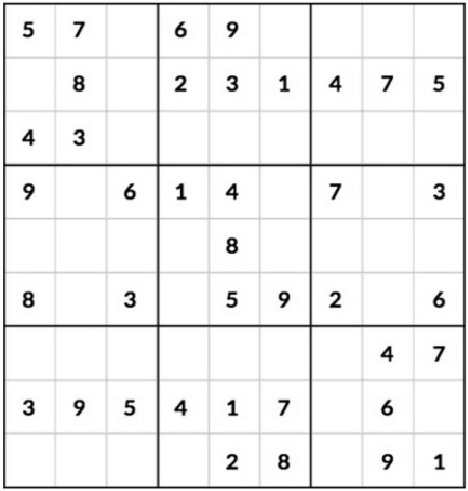
#> input picture sudoku_1.jpg, 468 x 491 px
$ python solver.py
#> lines starting #> are read from the running program, lines starting #| are printed output that depends on the picture; after the words box and inside, x2 and y2 are one past the last pixel; in counts of white or black regions, pixels touching at a corner belong together
# # import cv2
# # import numpy as np
# # import tensorflow as tf
# # # import tesseract


# # def get_sudoku_from_image(image_path):
# #     img = cv2.imread(image_path, cv2.IMREAD_GRAYSCALE)  # grayscale conversion
# #     # noise reduction with gaussian blur
# #     img = cv2.GaussianBlur(img, (5, 5), 0)
# #     # detect the largest contour in the image
# #     img = cv2.adaptiveThreshold(
# #         img, 255, cv2.ADAPTIVE_THRESH_GAUSSIAN_C, cv2.THRESH_BINARY, 11, 2)
# #     contours, _ = cv2.findContours(
# #         img, cv2.RETR_EXTERNAL, cv2.CHAIN_APPROX_SIMPLE)
# #     contours = sorted(contours, key=cv2.contourArea, reverse=True)
# #     largest_contour = contours[0]
# #     # get the corners of the largest contour
# #     peri = cv2.arcLength(largest_contour, True)
# #     approx = cv2.approxPolyDP(largest_contour, 0.02 * peri, True)
# #     # transform and crop the image
# #     pts = np.float32([approx[0][0], approx[1][0], approx[2][0], approx[3][0]])
# #     height = width = 450
# #     pts2 = np.float32([[0, 0], [width, 0], [0, height], [width, height]])
# #     matrix = cv2.getPerspectiveTransform(pts, pts2)
# #     img = cv2.warpPerspective(img, matrix, (width, height))
# #     # save the image
# #     cv2.imwrite('sudoku.jpg', img)
# #     return img
# # import cv2
# # import numpy as np


# # def order_points(pts):
# #     rect = np.zeros((4, 2), dtype="float32")
# #     s = pts.sum(axis=1)
# #     rect[0] = pts[np.argmin(s)]  # top-left
# #     rect[2] = pts[np.argmax(s)]  # bottom-right
# #     diff = np.diff(pts, axis=1)
# #     rect[1] = pts[np.argmin(diff)]  # top-right
# #     rect[3] = pts[np.argmax(diff)]  # bottom-left
# #     return rect


# # def get_sudoku_from_image(image_path):
# #     # Load the image in grayscale
# #     img_original = cv2.imread(image_path, cv2.IMREAD_GRAYSCALE)
# #     if img_original is None:
# #         raise ValueError("Image not found or could not be loaded.")

# #     # Noise reduction with Gaussian blur
# #     img_blur = cv2.GaussianBlur(img_original, (5, 5), 0)

# #     # Thresholding to binary (used for contour detection)
# #     img_thresh = cv2.adaptiveThreshold(
# #         img_blur, 255, cv2.ADAPTIVE_THRESH_GAUSSIAN_C, cv2.THRESH_BINARY, 11, 2)

# #     # Detect the largest contour in the image (Sudoku grid)
# #     contours, _ = cv2.findContours(
# #         img_thresh, cv2.RETR_EXTERNAL, cv2.CHAIN_APPROX_SIMPLE)
# #     if not contours:
# #         raise ValueError("No contours found in the image.")

# #     # Sort contours by area and get the largest one
# #     print(contours)
# #     contours = sorted(contours, key=cv2.contourArea, reverse=True)
# #     largest_contour = contours[0]

# #     # Get the corners of the largest contour (the grid)
# #     peri = cv2.arcLength(largest_contour, True)
# #     approx = cv2.approxPolyDP(largest_contour, 0.02 * peri, True)

# #     # Ensure the largest contour has exactly 4 points (for a square grid)
# #     if len(approx) != 4:
# #         raise ValueError("The largest contour does not have 4 corners.")

# #     # Order the points in top-left, top-right, bottom-left, bottom-right order
# #     pts = order_points(approx.reshape(4, 2))
# #     print(pts)
# #     # Define the target size of the Sudoku grid
# #     height = width = 450
# #     pts2 = np.float32([[0, 0], [width, 0], [0, height], [width, height]])
# #     print(pts2)

# #     # Get the perspective transformation matrix
# #     matrix = cv2.getPerspectiveTransform(pts, pts2)
# #     print(matrix)

# #     # Warp the original grayscale image using the perspective matrix
# #     img_warped = cv2.warpPerspective(img_original, matrix, (width, height))

# #     # Save and return the final transformed image
# #     cv2.imwrite('sudoku.jpg', img_thresh)
# #     return img_warped
# import cv2
# import numpy as np


# def order_points(pts):
#     rect = np.zeros((4, 2), dtype="float32")
#     s = pts.sum(axis=1)
#     rect[0] = pts[np.argmin(s)]  # top-left
#     rect[2] = pts[np.argmax(s)]  # bottom-right
#     diff = np.diff(pts, axis=1)
#     rect[1] = pts[np.argmin(diff)]  # top-right
#     rect[3] = pts[np.argmax(diff)]  # bottom-left
#     return rect


# def get_sudoku_from_image(image_path):
#     # Load the image in grayscale
#     img_original = cv2.imread(image_path, cv2.IMREAD_GRAYSCALE)
#     if img_original is None:
#         raise ValueError("Image not found or could not be loaded.")

#     # Noise reduction with Gaussian blur
#     img_blur = cv2.GaussianBlur(img_original, (5, 5), 0)

#     # Thresholding to binary (used for contour detection)
#     img_thresh = cv2.adaptiveThreshold(
#         img_blur, 255, cv2.ADAPTIVE_THRESH_GAUSSIAN_C, cv2.THRESH_BINARY, 11, 2)

#     # DEBUG: Visualize the thresholded image to verify it
#     cv2.imwrite('debug_thresh.jpg', img_thresh)

#     # Detect the largest contour in the image (Sudoku grid)
#     contours, _ = cv2.findContours(
#         img_thresh, cv2.RETR_EXTERNAL, cv2.CHAIN_APPROX_SIMPLE)
#     if not contours:
#         raise ValueError("No contours found in the image.")

#     # Sort contours by area and get the largest one
#     contours = sorted(contours, key=cv2.contourArea, reverse=True)
#     print(contours)
#     largest_contour = contours[0]

#     # DEBUG: Draw the largest contour on a copy of the original image
#     img_contours = cv2.drawContours(
#         img_original.copy(), [largest_contour], -1, (0, 255, 0), 3)
#     cv2.imwrite('debug_contours.jpg', img_contours)

#     # Get the corners of the largest contour (the grid)
#     peri = cv2.arcLength(largest_contour, True)
#     approx = cv2.approxPolyDP(largest_contour, 0.02 * peri, True)

#     # Ensure the largest contour has exactly 4 points (for a square grid)
#     if len(approx) != 4:
#         raise ValueError("The largest contour does not have 4 corners.")

#     print(approx)
#     # DEBUG: Draw the approximated polygon on the original image
#     img_approx = cv2.polylines(img_original.copy(), [
#                                approx], True, (255, 0, 0), 10)
#     cv2.imwrite('debug_approx.jpg', img_approx)

#     # Order the points in top-left, top-right, bottom-left, bottom-right order
#     pts = order_points(approx.reshape(4, 2))

#     # Define the target size of the Sudoku grid
#     height = width = 450
#     pts2 = np.float32([[0, 0], [width, 0], [0, height], [width, height]])

#     # Get the perspective transformation matrix
#     matrix = cv2.getPerspectiveTransform(pts, pts2)

#     # Warp the original grayscale image using the perspective matrix
#     img_warped = cv2.warpPerspective(img_original, matrix, (width, height))

#     # DEBUG: Save the warped perspective image
#     cv2.imwrite('debug_warped.jpg', img_warped)

#     # Save and return the final transformed image
#     cv2.imwrite('sudoku.jpg', img_warped)
#     return img_warped

# import cv2
# import numpy as np


# def get_sudoku_from_image(image_path):
#     # Load the image in grayscale
#     img_original = cv2.imread(image_path, cv2.IMREAD_GRAYSCALE)
#     if img_original is None:
#         raise ValueError("Image not found or could not be loaded.")

#     # Noise reduction with Gaussian blur
#     img_blur = cv2.GaussianBlur(img_original, (5, 5), 0)

#     # Thresholding to binary (used for contour detection)
#     img_thresh = cv2.adaptiveThreshold(
#         img_blur, 255, cv2.ADAPTIVE_THRESH_GAUSSIAN_C, cv2.THRESH_BINARY, 11, 2)

#     # DEBUG: Visualize the thresholded image to verify it
#     cv2.imwrite('debug_thresh.jpg', img_thresh)

#     # Detect the contours
#     contours, _ = cv2.findContours(
#         img_thresh, cv2.RETR_EXTERNAL, cv2.CHAIN_APPROX_SIMPLE)
#     if not contours:
#         raise ValueError("No contours found in the image.")

#     # Sort contours by area and get the largest one
#     contours = sorted(contours, key=cv2.contourArea, reverse=True)
#     print(contours)
#     # plot all contours on the image
#     img1 = img_thresh.copy()
#     for contour in contours:
#         img1 = cv2.drawContours(img1, contour, -1, (0, 255, 0), 3)

#     cv2.imwrite('debug.jpg', img1)

#     # Filter contours by area to eliminate small irrelevant contours
#     MIN_CONTOUR_AREA = 1000  # Adjust this value as needed based on the grid size
#     largest_contour = None
#     for contour in contours:
#         if cv2.contourArea(contour) > MIN_CONTOUR_AREA:
#             largest_contour = contour
#             break

#     if largest_contour is None:
#         raise ValueError("No valid Sudoku grid found.")

#     # DEBUG: Draw the largest contour on a copy of the original image
#     img_contours = cv2.drawContours(
#         img_original.copy(), [largest_contour], -1, (0, 255, 0), 3)
#     cv2.imwrite('debug_contours.jpg', img_contours)

#     # Get the corners of the largest contour (the grid)
#     peri = cv2.arcLength(largest_contour, True)
#     approx = cv2.approxPolyDP(largest_contour, 0.02 * peri, True)

#     # Ensure the largest contour has exactly 4 points (for a square grid)
#     if len(approx) != 4:
#         raise ValueError(
#             f"The largest contour does not have 4 corners. It has {len(approx)} corners.")

#     # Order the points in top-left, top-right, bottom-left, bottom-right order
#     pts = np.float32([pt[0] for pt in approx])

#     # Define the target size of the Sudoku grid
#     height = width = 450
#     pts2 = np.float32([[0, 0], [width, 0], [0, height], [width, height]])

#     # Get the perspective transformation matrix
#     matrix = cv2.getPerspectiveTransform(pts, pts2)

#     # Warp the original grayscale image using the perspective matrix
#     img_warped = cv2.warpPerspective(img_original, matrix, (width, height))

#     # DEBUG: Save the warped perspective image
#     cv2.imwrite('debug_warped.jpg', img_warped)

#     # Save and return the final transformed image
#     cv2.imwrite('sudoku.jpg', img_warped)
#     return img_warped

import cv2
import numpy as np
# import pytesseract
import tesserocr
from PIL import Image


# Adjust the path to your installation
# pytesseract.pytesseract.tesseract_cmd = r'C:\Program Files\Tesseract-OCR\tesseract.exe'


def order_points(pts):
    rect = np.zeros((4, 2), dtype="float32")
    s = pts.sum(axis=1)
    rect[0] = pts[np.argmin(s)]  # top-left
    rect[2] = pts[np.argmax(s)]  # bottom-right
    diff = np.diff(pts, axis=1)
    rect[1] = pts[np.argmin(diff)]  # top-right
    rect[3] = pts[np.argmax(diff)]  # bottom-left
    return rect


def get_sudoku_from_image(image_path):
    # Load the image in grayscale
#> called with image_path = 'sudoku_1.jpg'
    img_original = cv2.imread(image_path, cv2.IMREAD_GRAYSCALE)
#> img_original is the input picture: shape (491, 468); min 0, max 255, mean 240.3
    if img_original is None:
        raise ValueError("Image not found or could not be loaded.")

    # Noise reduction with Gaussian blur
    img_blur = cv2.GaussianBlur(img_original, (5, 5), 0)
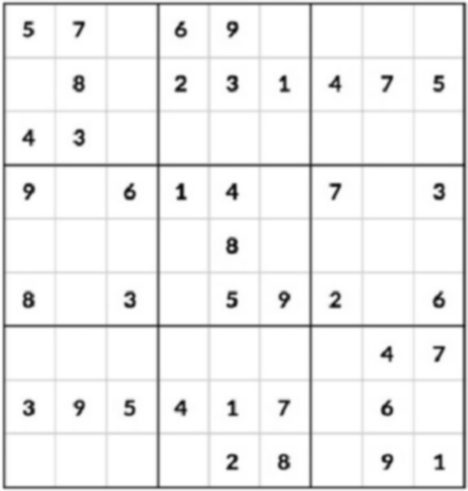
#> img_blur: shape (491, 468); min 15, max 255, mean 240.2

    # Apply Canny edge detection to highlight edges
    img_edges = cv2.Canny(img_blur, 50, 150)
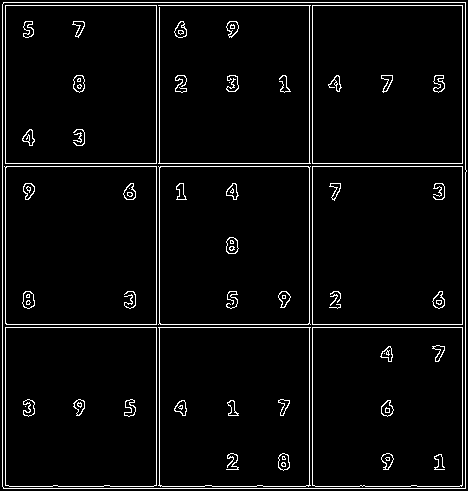
#> img_edges: shape (491, 468); 4.4% white in thin lines or dots

    # DEBUG: Save the edge-detected image to visualize it
    cv2.imwrite('debug_edges.jpg', img_edges)

    # Apply dilation to connect broken lines of the grid
    kernel = np.ones((3, 3), np.uint8)
    img_dilated = cv2.dilate(img_edges, kernel, iterations=1)
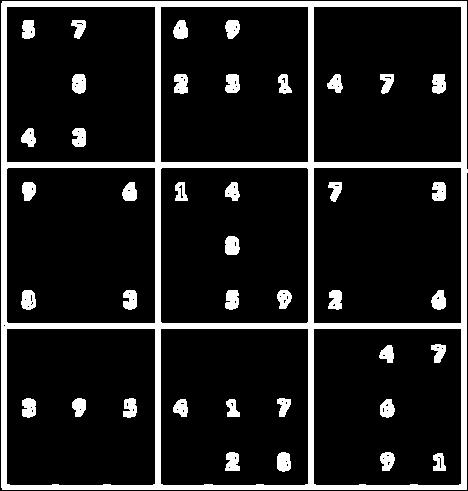
#> img_dilated: shape (491, 468); 13.1% white; 40 white regions

    # DEBUG: Save the dilated image to visualize it
    cv2.imwrite('debug_dilated.jpg', img_dilated)

    # Detect the contours after dilation
    contours, hierarchy = cv2.findContours(
        img_dilated, cv2.RETR_EXTERNAL, cv2.CHAIN_APPROX_SIMPLE)
#> contours = 1 contour; box (x1, y1, x2, y2) and area: (1, 1, 468, 490) 226921
    if not contours:
        raise ValueError("No contours found in the image.")

    # Sort contours by area and get the largest one (presumably the Sudoku grid)
    contours = sorted(contours, key=cv2.contourArea, reverse=True)

    # Filter out very small contours
    MIN_CONTOUR_AREA = 1000  # Adjust based on the image size
    largest_contour = None
    for contour in contours:
        if cv2.contourArea(contour) > MIN_CONTOUR_AREA:
            largest_contour = contour
            break
#> this loop made 1 pass

    if largest_contour is None:
        raise ValueError("No valid Sudoku grid found.")
    print(largest_contour)
#| [[[  2   1]]
#|  [[  2   2]]
#|  [[  1   3]]
#|  [[  1 487]]
#|  [[  2 488]]
#|  [[  2 489]]
#|  [[466 489]]
#|  [[466 173]]
#|  [[467 172]]
#|  [[467 169]]
#|  [[466 168]]
#|  [[466   1]]]
    # DEBUG: Draw the largest contour on a copy of the original image
    img_contours = cv2.drawContours(
        img_original.copy(), [largest_contour], -1, (0, 255, 0), 3)
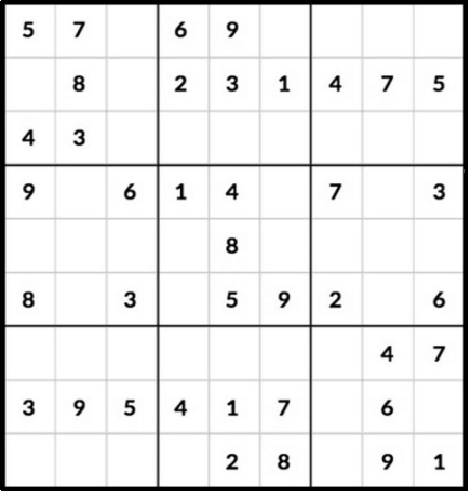
#> img_contours: shape (491, 468); min 0, max 255, mean 234.4
    cv2.imwrite('debug_contours.jpg', img_contours)

    # Get the corners of the largest contour (the grid)
    peri = cv2.arcLength(largest_contour, True)
#> peri = 1905.7
    approx = cv2.approxPolyDP(largest_contour, 0.02 * peri, True)
#> approx = [[2, 1], [2, 489], [466, 489], [466, 1]]

    # Ensure the largest contour has exactly 4 points (for a square grid)
    if len(approx) != 4:
        raise ValueError(
            f"The largest contour does not have 4 corners. It has {len(approx)} corners.")
    print(approx)
#| [[[  2   1]]
#|  [[  2 489]]
#|  [[466 489]]
#|  [[466   1]]]
    # Order the points in top-left, top-right, bottom-left, bottom-right order
    pts = np.float32([pt[0] for pt in approx])
#> pts = [[2, 1], [2, 489], [466, 489], [466, 1]]
    pts = order_points(pts)
#> in order_points, `s = pts.sum(axis=1)`: s = [3, 491, 955, 467]
#> in order_points, `diff = np.diff(pts, axis=1)`: diff = [-1, 487, 23, -465]
#> pts = [[2, 1], [466, 1], [466, 489], [2, 489]]
    print(pts)
#| [[  2.   1.]
#|  [466.   1.]
#|  [466. 489.]
#|  [  2. 489.]]
    # Define the target size of the Sudoku grid
    height = width = 512
    pts2 = np.float32([[0, 0], [width, 0], [width, height], [0, height]])

    # Get the perspective transformation matrix
    matrix = cv2.getPerspectiveTransform(pts, pts2)
#> matrix = [[1.1, 8.44e-19, -2.21], [4.76e-19, 1.05, -1.05], [3.08e-20, 1.78e-21, 1]]

    # Warp the original grayscale image using the perspective matrix
    img_warped = cv2.warpPerspective(img_original, matrix, (width, height))
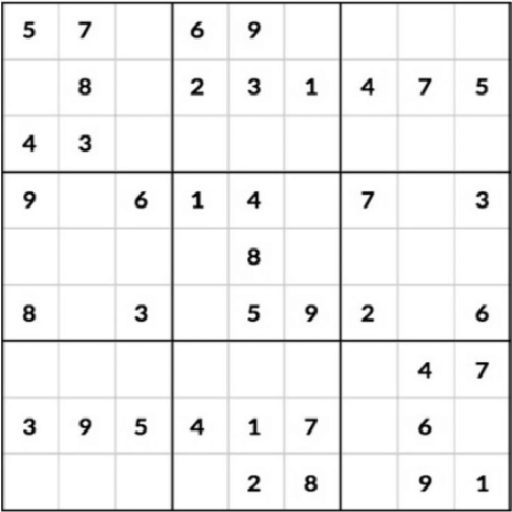
#> img_warped: shape (512, 512); min 1, max 255, mean 240.1

    # DEBUG: Save the warped perspective image
    cv2.imwrite('debug_warped.jpg', img_warped)

    # Save and return the final transformed image
    cv2.imwrite('sudoku.jpg', img_warped)
    return img_warped


def divide_into_81_cells(img):
    cells = []
    cell_size = img.shape[0] // 9
#> cell_size = 56
    for i in range(9):
        for j in range(9):
            cell = img[i*cell_size:(i+1)*cell_size, j *
                       cell_size:(j+1)*cell_size]
            cells.append(cell)
#> after the loop, cells = 81 items
    return cells


def identify_number(img, ind):
    # Resize the image to 28x28
    img = cv2.resize(img, (64, 64))
    # crop the image by 10% from all side to remove the border
    # img = img[8:56, 8:56]

    # delete border non-thick lines
    img = cv2.erode(img, np.ones((2, 2), np.uint8), iterations=1)
    # Apply Gaussian blur to the image
    # thresholding
    img = cv2.adaptiveThreshold(
        img, 255, cv2.ADAPTIVE_THRESH_GAUSSIAN_C, cv2.THRESH_BINARY, 11, 2)
    # Invert the colors (if needed)
    cv2.imwrite('cells/cell'+str(ind)+'.jpg', img)
    img = cv2.bitwise_not(img)
    # save the image to visualize

    # Ensure the image is 8-bit unsigned integers
    img = (img * 255).astype(np.uint8)

    # Convert NumPy array to a PIL image
    pil_img = Image.fromarray(img)

    # Use tesserocr to extract text
    with tesserocr.PyTessBaseAPI() as api:
        api.SetImage(pil_img)
        api.SetVariable("tessedit_char_whitelist",
                        " 123456789")  # Restrict to digits
        text = api.GetUTF8Text()
    return text.strip()


def sudoku(img):
    img = get_sudoku_from_image(img)
    cells = divide_into_81_cells(img)
#> cells = 81 items
    # numpy array to store the sudoku
    sudoku = list([['.' for i in range(9)] for j in range(9)])
    for i, cell in enumerate(cells):
        number = identify_number(cell, i)
        row = i // 9
        col = i % 9
        sudoku[row][col] = number
#> this loop made 1 pass
#> pass 1, in identify_number, `img = cv2.erode(img, np.ones((2, 2), np.uint8), iterations=1)`:
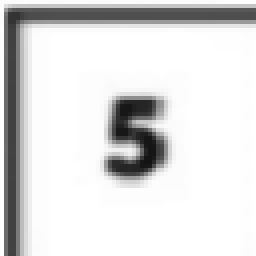
#> img: shape (64, 64) (shown 4 times larger); min 20, max 255, mean 221.1
#> pass 1, in identify_number, `img = cv2.adaptiveThreshold( img, 255, cv2.ADAPTIVE_THRESH_GAUSSIAN_C,..`:
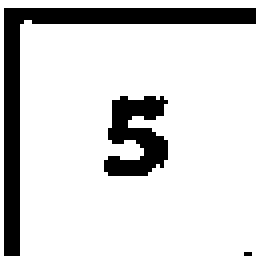
#> img: shape (64, 64) (shown 4 times larger); 83.2% white; 3 black regions (1 under 20 px), largest, box (x1, y1, x2, y2) and area: (1, 2, 64, 64) 482, (26, 24, 42, 44) 203
#> after the loop, sudoku = 9 items

    return sudoku


#> (the run stopped early here; a loop or call above may not have finished)
